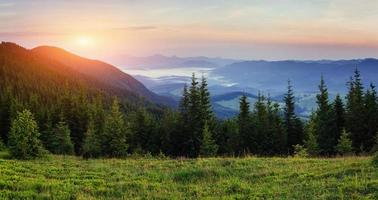
#> input picture reducao-dimensionalidade/paisagem.jpg, 378 x 200 px
$ python main.py
#> lines starting #> are read from the running program, lines starting #| are printed output that depends on the picture; after the words box and inside, x2 and y2 are one past the last pixel; in counts of white or black regions, pixels touching at a corner belong together
### reducao-dimensionalidade/imagem_processor.py
class Imagem:
    def __init__(self, dados_pixels, largura, altura):
        self.dados_pixels = dados_pixels
        self.largura = largura
        self.altura = altura

    def obter_pixel(self, x, y):
        if 0 <= x < self.largura and 0 <= y < self.altura:
            return self.dados_pixels[y][x]
        else:
            raise IndexError("Coordenadas fora dos limites da imagem")

    # [11 lines left out: functions definir_pixel, to_string, not called in this run]

    def converter_para_cinza(self):
        if not isinstance(self.dados_pixels[0][0], tuple):
            print("Os dados dos pixels já estão em escala de cinza")
            return None

        novos_pixels = [[0 for _ in range(self.largura)] for _ in range(self.altura)]

        for y in range(self.altura):
            for x in range(self.largura):
                r, g, b = self.obter_pixel(x, y)
                pixel_cinza = int(0.299 * r + 0.587 * g + 0.114 * b)
                novos_pixels[y][x] = max(0, min(255, pixel_cinza))

        return Imagem(novos_pixels, self.largura, self.altura)

    def binarizar(self, limiar):

        if isinstance(self.dados_pixels[0][0], tuple):
            print("Para binarizar, a imagem deve estar em escala de cinza primeiro.")
            return None

        novos_pixels = [[0 for _ in range(self.largura)] for _ in range(self.altura)]

        for y in range(self.altura):
            for x in range(self.largura):
                pixel_cinza = self.obter_pixel(x, y)

                if pixel_cinza < limiar:
                    novos_pixels[y][x] = 0
                else:
                    novos_pixels[y][x] = 255

        return Imagem(novos_pixels, self.largura, self.altura)

    def obter_pixels_para_pillow(self):
        pixels_flat = []
        for y in range(self.altura):
            for x in range(self.largura):
                pixels_flat.append(self.dados_pixels[y][x])
        return pixels_flat

### reducao-dimensionalidade/main.py
from PIL import Image as PILImage
from imagem_processor import Imagem

def ler_imagem(caminho_imagem):
#> called with caminho_imagem = 'paisagem.jpg'
    try:
        pil_image = PILImage.open(caminho_imagem)
#> pil_image is the input picture: PIL image 378x200 RGB; mean R, G, B 117.8, 114.6, 94.1
        pil_image = pil_image.convert("RGB")
        largura, altura = pil_image.size
#> largura = 378; altura = 200

        pixels_flat = list(pil_image.getdata())
#> pixels_flat = 75600 items

        dados_pixels = []
        for y in range(altura):
            linha = []
            for x in range(largura):
                linha.append(pixels_flat[y * largura + x])
            dados_pixels.append(linha)
#> after the loop, dados_pixels = 200 items

        return dados_pixels, largura, altura
    except FileNotFoundError:
        print(f"Erro: O arquivo {caminho_imagem} não foi encontrado.")
        return None, None, None
    except Exception as e:
        print(f"Erro ao ler a imagem: {e}")
        return None, None, None

def salvar_imagem(imagem_obj, caminho_saida, modo= "RGB"):
    try:
        pixels_para_pillow = imagem_obj.obter_pixels_para_pillow()
        pil_image_saida = PILImage.new(modo, (imagem_obj.largura, imagem_obj.altura))
        pil_image_saida.putdata(pixels_para_pillow)

        pil_image_saida.save(caminho_saida)
        print(f"Imagem salva em {caminho_saida}")
    except ValueError as ve:
        print(f"Erro ao salvar a imagem. Verifique se as dimensões ({imagem_obj.largura}x{imagem_obj.altura}) "
              f"e o formato dos pixels na lista correspondem ao 'modo' '{modo}'. Detalhe: {ve}")
    except Exception as e:
        print(f"Erro ao salvar a imagem: {e}")


if __name__ == "__main__":
    caminho_imagem_jpg = "paisagem.jpg"

    print("Iniciando processamento da imagem...")

    dados_originais, largura_img, altura_img = ler_imagem(caminho_imagem_jpg)
#> dados_originais = 200 items; largura_img = 378; altura_img = 200

    if dados_originais:
        imagem_original = Imagem(dados_originais, largura_img, altura_img)
#> in __init__, `self.dados_pixels = dados_pixels`: self.dados_pixels = 200 items
#> in __init__, `self.largura = largura`: self.largura = 378
#> in __init__, `self.altura = altura`: self.altura = 200
        print("Convertendo imagem para escala de cinza...")
        imagem_cinza = imagem_original.converter_para_cinza()

        if imagem_cinza:
            print(f"Imagem em Níveis de cinza criada (Dimensões: {largura_img}x{altura_img})")
#| Imagem em Níveis de cinza criada (Dimensões: 378x200)
            caminho_saida_cinza = "paisagem_cinza.png"
            salvar_imagem(imagem_cinza, caminho_saida_cinza, modo="L")
#> after the loop in obter_pixels_para_pillow, `for y in range(self.altura):`: pixels_flat = 75600 items
#> in salvar_imagem, `pil_image_saida = PILImage.new(modo, (imagem_obj.largura, imagem_obj.a..`: pil_image_saida: PIL image 378x200 L; every value is 0
#> in salvar_imagem, `pil_image_saida.putdata(pixels_para_pillow)`:
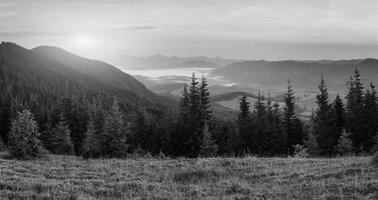
#> pil_image_saida: PIL image 378x200 L; min 0, max 249, mean 112.8
            #print(imagem_cinza.to_string())

            print("Binarizando imagem com limiar 128...")
            limiar_binarizacao = 128
            imagem_binarizada = imagem_cinza.binarizar(limiar_binarizacao)

            if imagem_binarizada:
                print(f"Imagem binarizada criada (Dimensões: {imagem_binarizada.largura}x{imagem_binarizada.altura})")
#| Imagem binarizada criada (Dimensões: 378x200)
                caminho_saida_binarizada = "paisagem_binarizada.png"
                salvar_imagem(imagem_binarizada, caminho_saida_binarizada, modo="L")
#> call 2 of salvar_imagem, with caminho_saida = 'paisagem_binarizada.png', modo = 'L'
#> in salvar_imagem (call 2), `pil_image_saida.putdata(pixels_para_pillow)`:
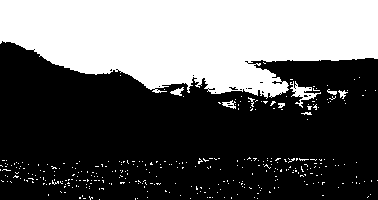
#> pil_image_saida: PIL image 378x200 L; 37.6% white; 347 white regions (338 under 20 px), largest, box (x1, y1, x2, y2) and area: (0, 0, 378, 99) 27150, (290, 81, 321, 108) 259, (170, 87, 184, 96) 63
                #print(imagem_binarizada.to_string())
        else:
            print("A imagem já estava em escala de cinza ou ocorreu um erro na conversão.")
    else:
        print("Não foi possível processar a imagem devido a um erro na leitura.")
